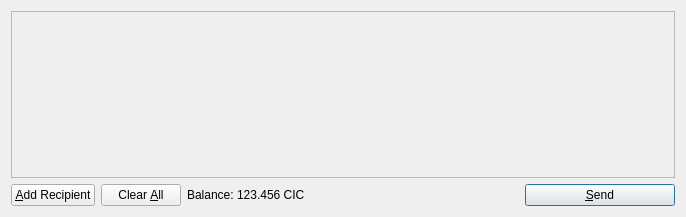
<?xml version="1.0" encoding="UTF-8"?>
<ui version="4.0">
 <class>SendCoinsDialog</class>
 <widget class="QDialog" name="SendCoinsDialog">
  <property name="geometry">
   <rect>
    <x>0</x>
    <y>0</y>
    <width>686</width>
    <height>217</height>
   </rect>
  </property>
  <property name="windowTitle">
   <string>Send Coins</string>
  </property>
  <layout class="QVBoxLayout" name="verticalLayout">
   <item>
    <widget class="QScrollArea" name="scrollArea">
     <property name="widgetResizable">
      <bool>true</bool>
     </property>
     <widget class="QWidget" name="scrollAreaWidgetContents">
      <property name="geometry">
       <rect>
        <x>0</x>
        <y>0</y>
        <width>666</width>
        <height>165</height>
       </rect>
      </property>
      <layout class="QVBoxLayout" name="verticalLayout_2">
       <property name="margin">
        <number>0</number>
       </property>
       <item>
        <layout class="QVBoxLayout" name="entries">
         <property name="spacing">
          <number>6</number>
         </property>
        </layout>
       </item>
       <item>
        <spacer name="verticalSpacer">
         <property name="orientation">
          <enum>Qt::Vertical</enum>
         </property>
         <property name="sizeHint" stdset="0">
          <size>
           <width>20</width>
           <height>40</height>
          </size>
         </property>
        </spacer>
       </item>
      </layout>
     </widget>
    </widget>
   </item>
   <item>
    <layout class="QHBoxLayout" name="horizontalLayout">
     <item>
      <widget class="QPushButton" name="addButton">
       <property name="toolTip">
        <string>Send to multiple recipients at once</string>
       </property>
       <property name="text">
        <string>&amp;Add Recipient</string>
       </property>
       <property name="icon">
        <iconset resource="../bitcoin.qrc">
         <normaloff>:/icons/add</normaloff>:/icons/add</iconset>
       </property>
       <property name="autoDefault">
        <bool>false</bool>
       </property>
      </widget>
     </item>
     <item>
      <widget class="QPushButton" name="clearButton">
       <property name="sizePolicy">
        <sizepolicy hsizetype="Minimum" vsizetype="Fixed">
         <horstretch>0</horstretch>
         <verstretch>0</verstretch>
        </sizepolicy>
       </property>
       <property name="toolTip">
        <string>Remove all transaction fields</string>
       </property>
       <property name="text">
        <string>Clear &amp;All</string>
       </property>
       <property name="icon">
        <iconset resource="../bitcoin.qrc">
         <normaloff>:/icons/remove</normaloff>:/icons/remove</iconset>
       </property>
       <property name="autoRepeatDelay">
        <number>300</number>
       </property>
       <property name="autoDefault">
        <bool>false</bool>
       </property>
      </widget>
     </item>
     <item>
      <layout class="QHBoxLayout" name="horizontalLayout_2">
       <property name="spacing">
        <number>3</number>
       </property>
       <item>
        <widget class="QLabel" name="label">
         <property name="text">
          <string>Balance:</string>
         </property>
        </widget>
       </item>
       <item>
        <widget class="QLabel" name="labelBalance">
         <property name="cursor">
          <cursorShape>IBeamCursor</cursorShape>
         </property>
         <property name="text">
          <string>123.456 CIC</string>
         </property>
         <property name="textInteractionFlags">
          <set>Qt::LinksAccessibleByMouse|Qt::TextSelectableByKeyboard|Qt::TextSelectableByMouse</set>
         </property>
        </widget>
       </item>
      </layout>
     </item>
     <item>
      <spacer name="horizontalSpacer">
       <property name="orientation">
        <enum>Qt::Horizontal</enum>
       </property>
       <property name="sizeHint" stdset="0">
        <size>
         <width>40</width>
         <height>20</height>
        </size>
       </property>
      </spacer>
     </item>
     <item>
      <widget class="QPushButton" name="sendButton">
       <property name="minimumSize">
        <size>
         <width>150</width>
         <height>0</height>
        </size>
       </property>
       <property name="toolTip">
        <string>Confirm the send action</string>
       </property>
       <property name="text">
        <string>&amp;Send</string>
       </property>
       <property name="icon">
        <iconset resource="../bitcoin.qrc">
         <normaloff>:/icons/send</normaloff>:/icons/send</iconset>
       </property>
       <property name="default">
        <bool>true</bool>
       </property>
      </widget>
     </item>
    </layout>
   </item>
  </layout>
 </widget>
 <resources>
  <include location="../bitcoin.qrc"/>
 </resources>
 <connections/>
</ui>
